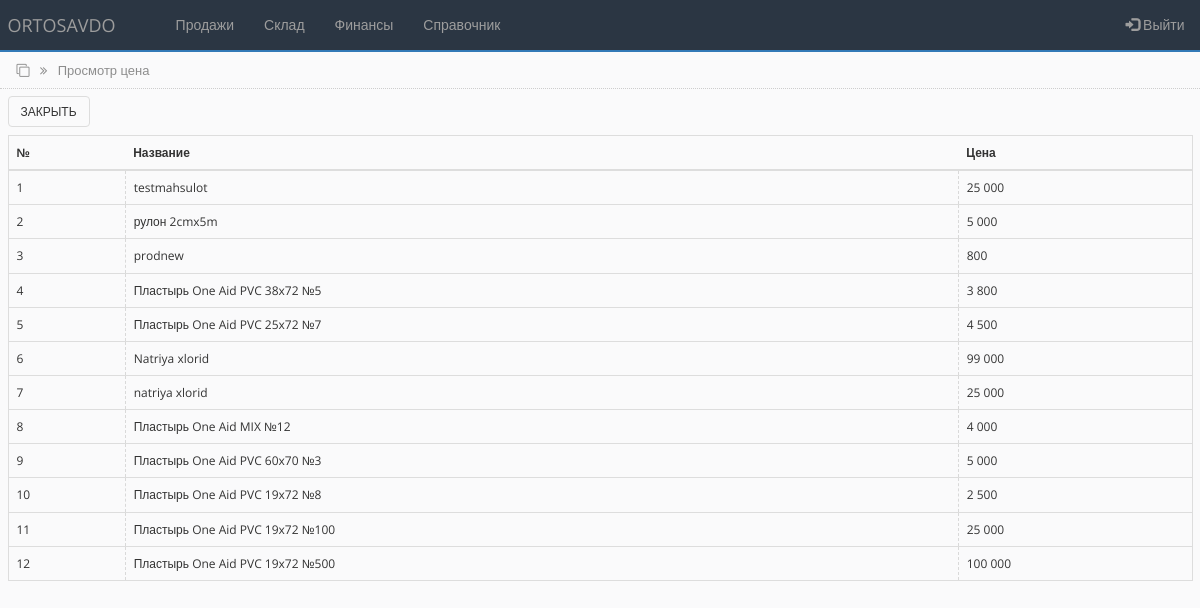
Page /view_price.php?id=26 (signed in) on the committed database.
### tables this page shows
CREATE TABLE `price_item_tbl` (
  `id` int(100) NOT NULL,
  `price_id` int(255) NOT NULL,
  `name` varchar(255) NOT NULL,
  `cost` int(255) NOT NULL
);

CREATE TABLE `products_tbl` (
  `id` int(100) NOT NULL,
  `name` varchar(250) NOT NULL,
  `unit` varchar(250) NOT NULL,
  `sts` int(10) NOT NULL DEFAULT '1'
);

### bot_lib.php (called while the page is built, shortened)
<?php
function get_prod_name($connect, $prod_id){
	$query = "SELECT * FROM products_tbl WHERE id='$prod_id'";
	$result = mysqli_query($connect, $query);
	$prod_name = mysqli_fetch_assoc($result);
	return $prod_name;
}
?>

### view_price.php (the view, shortened to what this page needs)
<?php
include('settings.php');
include('bot_lib.php');
if (isset($_GET['id'])) {
   $id = $_GET['id'];
   $query = "SELECT * FROM price_item_tbl WHERE price_id='$id' ORDER by id DESC";
   $rs_result = mysqli_query ($connect, $query);
}
?>
<!DOCTYPE html>
<html lang="en">
<head>
    <link rel="stylesheet" href="https://maxcdn.bootstrapcdn.com/bootstrap/3.4.1/css/bootstrap.min.css">
    <link rel="stylesheet" href="https://cdnjs.cloudflare.com/ajax/libs/font-awesome/4.7.0/css/font-awesome.min.css">
    <link rel="stylesheet" href="css/bootstrap-grid.min.css">
    <link rel="stylesheet" href="css/style.css">
</head>
<body>
<?php include 'partSite/nav.php'; ?>
<div class="page_name">
    <div class="container-fluid">
        <i class="fa fa-clone" aria-hidden="true"></i>
        <i class="fa fa-angle-double-right right_cus"></i>
        <span class="right_cus">Просмотр цена</span>
    </div>
</div>
<div class="toolbar">
        <div class="container-fluid">
           <a href="price.php"> <button type="button" class="btn btn-custom">Закрыть</button> </a>
        </div>
</div>
<div>
    <div class="container-fluid">
        <table class="table table-hover">
        <thead>
            <tr>
            <th scope="col">№</th>
            <th scope="col">Название</th>
            <th scope="col">Цена</th>
            </tr>
        </thead>
        <tbody>
<?php
    $i = 0;
    while ($row = mysqli_fetch_array($rs_result)) {
    $i++;
?>
            <tr>
                <td><?php echo $i; ?></td>
                <td><?php $name = get_prod_name($connect, $row['name']); echo $name['name']; ?></td>
                <td><?php echo number_format($row["cost"], 0, ',', ' '); ?></td>
            </tr>
<?php
    };
?>
        </tbody>
        </table>
    </div>
</div>
</body>
</html>

### css/style.css (style rules this page uses)
* { box-sizing: border-box; margin: 0; padding: 0; transition: all 0.01s; }
body { background-color: #FAFAFB; font-family: "Open Sans", sans-serif; font-size: 12px; }
.page_name { width: 100%; height: 37px; padding: 9px; margin-top: -20px; border-bottom: 1px dotted #CDCDCD; color: #8d8d8d; font-size: 13px; }
.right_cus { margin-left: 7px; }
.toolbar { width: 100%; height: 46px; margin: 0; padding: 5px 0; }
.toolbar .btn { text-transform: uppercase; font-size: 12px; }
.table { border-collapse: collapse; border: 1px solid #dddddd; margin-bottom: 0px; padding-top: 10px; }
table > tbody > tr > td { vertical-align: middle; border-left: 0.00001px dashed #d9d9d9; height: 80%; }
.btn-custom { border: 1px solid #dddddd; background-color: #fafafb; font-size: 11px; margin: 2px 0px; color: #333333; }

### rows in the picture
price_item_tbl: products_tbl.name "testmahsulot", cost "25 000"
price_item_tbl: products_tbl.name "рулон 2cmx5m", cost "5 000"
price_item_tbl: products_tbl.name "prodnew", cost "800"
price_item_tbl: products_tbl.name "Пластырь One Aid PVC 38x72 №5", cost "3 800"
price_item_tbl: products_tbl.name "Пластырь One Aid PVC 25x72 №7", cost "4 500"
price_item_tbl: products_tbl.name "Natriya xlorid", cost "99 000"
price_item_tbl: products_tbl.name "natriya xlorid", cost "25 000"
price_item_tbl: products_tbl.name "Пластырь One Aid MIX №12", cost "4 000"
price_item_tbl: products_tbl.name "Пластырь One Aid PVC 60x70 №3", cost "5 000"
price_item_tbl: products_tbl.name "Пластырь One Aid PVC 19x72 №8", cost "2 500"
price_item_tbl: products_tbl.name "Пластырь One Aid PVC 19x72 №100", cost "25 000"
price_item_tbl: products_tbl.name "Пластырь One Aid PVC 19x72 №500", cost "100 000"
